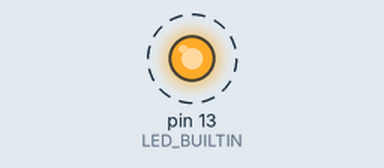
The sketch below on a simulated Arduino Uno, built with avr-gcc and run on an emulated ATmega328P. Shown: output pins drawn as LEDs (lit = HIGH). Dashed ring = blinking. What the sketch prints to the serial monitor is not drawn.

Above: at 0.5 s.
Timing chart, 0 to 4.6 s (numbered marks = the images above):
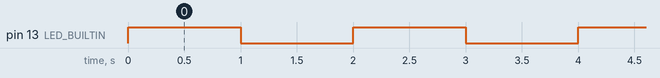

Measured:
- by itself, pin 13 (LED_BUILTIN): alternates HIGH for 1.0 s and LOW for 1.0 s

The sketch:

practica_2.ino
```cpp
// Declaracion de variables

float res;
float v1 = 0.45;
float v2 = 0.85;

byte var1=100;
byte var2=20;


void setup()

{
  Serial.begin(9600);
  pinMode(LED_BUILTIN, OUTPUT);

  // suma

  res = var1 + var2;
  Serial.println(res);

  // resta
  res = var1 - var2;
  Serial.println(res);

  // multi

  res = var1 * var2;
  Serial.println(res);

  // division

  res = var1 / var2;
  Serial.println(res);

  // division decimales

  res = v1 / v2;
  Serial.println(res);

  // modulo

  res = var1 % var2;
  Serial.println(res);
}

void loop()
{
  digitalWrite(LED_BUILTIN, HIGH);
  delay(1000); // Wait for 1000 millisecond(s)
  digitalWrite(LED_BUILTIN, LOW);
  delay(1000); // Wait for 1000 millisecond(s)
}
```
